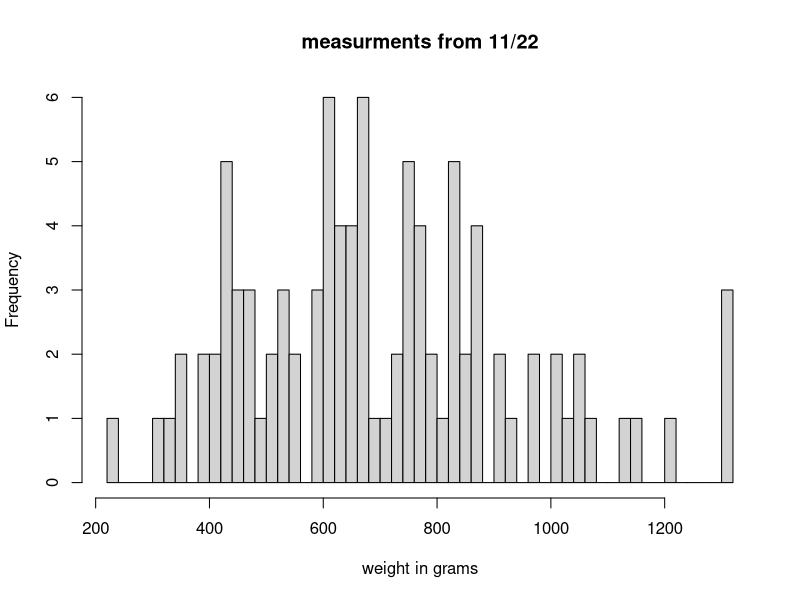
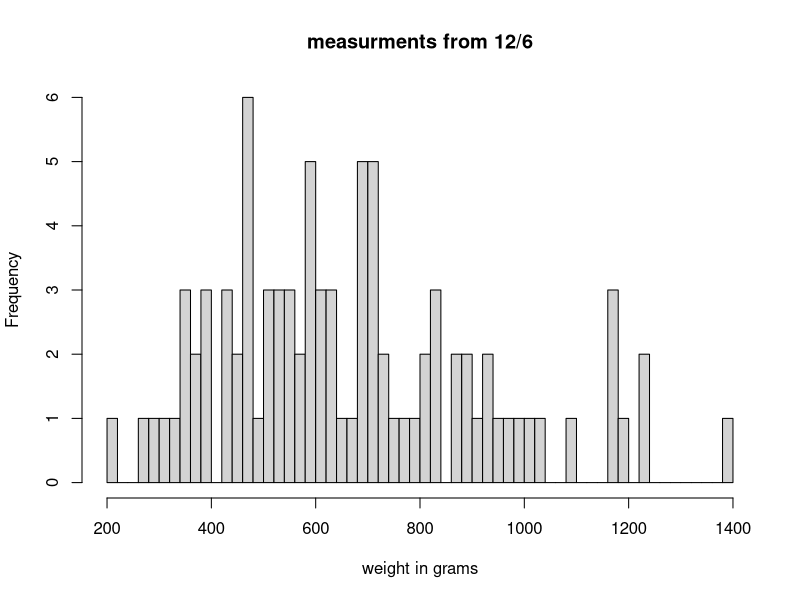

Here is the R script that generated these plots, in order:
## ---- chunk 1
knitr::opts_chunk$set(echo = TRUE)
## ---- chunk 2
library(tidyverse)
library(readxl)
init <- read_excel("lumpfish_11-22-21_final.xlsx", .name_repair = "universal")
second <- read_excel("2nd_measurement12_6_21.xlsx", .name_repair = "universal")
## ---- chunk 3
joined <- init%>%
  full_join(second, by="Tag.Code", suffix = c(".11.22", ".12.6"))%>%
  select(-num_range("...",7:12))%>%
  rename(comments = ...6)%>%
  mutate_at("Weight.11.22", as.double)%>%
  mutate(weight.change= Weight.12.6 - Weight.11.22)%>%
  mutate(perc.weight.change = weight.change/Weight.11.22*100)

## ---- chunk 4
knitr::kable(joined)
## ---- chunk 5
x <- joined$Weight.11.22
x <- x[!is.na(x)]
hist(x, breaks=40,
     main = "measurments from 11/22",xlab = "weight in grams")

## ---- chunk 6
y <- joined$Weight.12.6
y <- y[!is.na(y)]
hist(y, breaks=50,
     main = "measurments from 12/6", xlab = "weight in grams")
